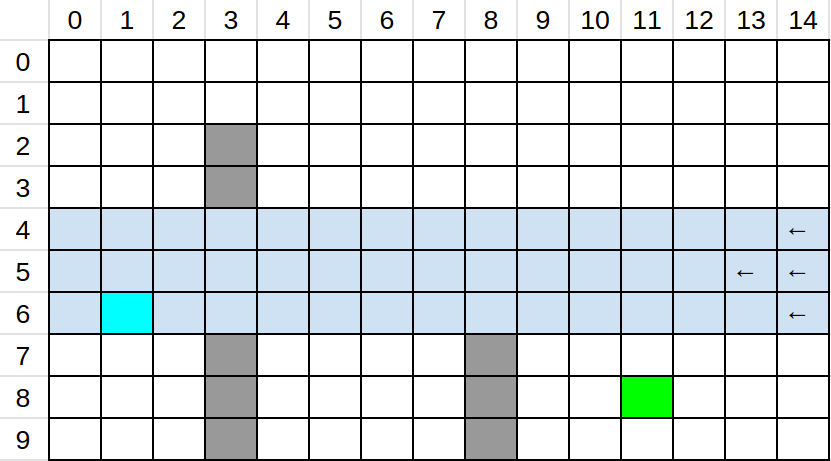
#> input picture grid.png, 831 x 461 px
$ jupyter execute --allow-errors agent.ipynb
#> lines starting #> are read from the running program, lines starting #| are printed output that depends on the picture
[cell 1]
import gridworld
import numpy as np


#> (the rest of this cell did not finish here and is left out)

[cell 2]
def assign_value(current_state):
    action_values=np.array([0,0,0,0])
    for action in world.ACTIONS:
        new_state,reward=world.step(current_state,action)
        if(world.WIND[new_state[0]]==0):
            action_values[action]=reward+value_tables[new_state[0]][new_state[1]]
        else:
            if(action==0 or action==1):
                if(new_state[1]==current_state[1]):
                    state2=value_tables[new_state[0]][new_state[1]]
                    state8=value_tables[new_state[0]][max(0,new_state[1]-world.WIND[new_state[0]])]
                else:
                    state8=value_tables[new_state[0]][new_state[1]]
                    state2=value_tables[new_state[0]][current_state[1]]
            elif(action==3):
                if(current_state[1]==world.WORLD_WIDTH-1):
                    state2=value_tables[current_state[0]][current_state[1]]
                    state8=value_tables[current_state[0]][max(0,current_state[1]-world.WIND[current_state[0]])]
                else:
                    state2=value_tables[current_state[0]][current_state[1]+1]
                    state8=value_tables[current_state[0]][max(0,1+current_state[1]-world.WIND[current_state[0]])]
            elif(action==2):
                if(current_state[1]==0):
                    state2=value_tables[current_state[0]][current_state[1]]
                    state8=value_tables[current_state[0]][max(0,current_state[1]-world.WIND[current_state[0]])]
                else:
                    state2=value_tables[current_state[0]][current_state[1]-1]
                    state8=value_tables[current_state[0]][max(0,-1+current_state[1]-world.WIND[current_state[0]])]
            action_values[action]=reward+(1-world.WIND_PROB)*state2+(world.WIND_PROB)*state8
    max_val, max_action=action_values[0],0
    for i in range (4):
        if(action_values[i]>max_val): max_val,max_action=action_values[i],i
    return max_val,max_action

#> (a cell that did not finish here is left out)

#> (a cell that did not finish here is left out)

#> (a cell that did not finish here is left out)

#> (a cell that did not finish here is left out)

[cell 7]
import cv2 as cv

img=cv.imread("grid.png")
#> img is the input picture: shape (461, 831, 3); mean B, G, R 224.8, 222.2, 215.2
img=cv.resize(img,(1600,1100))
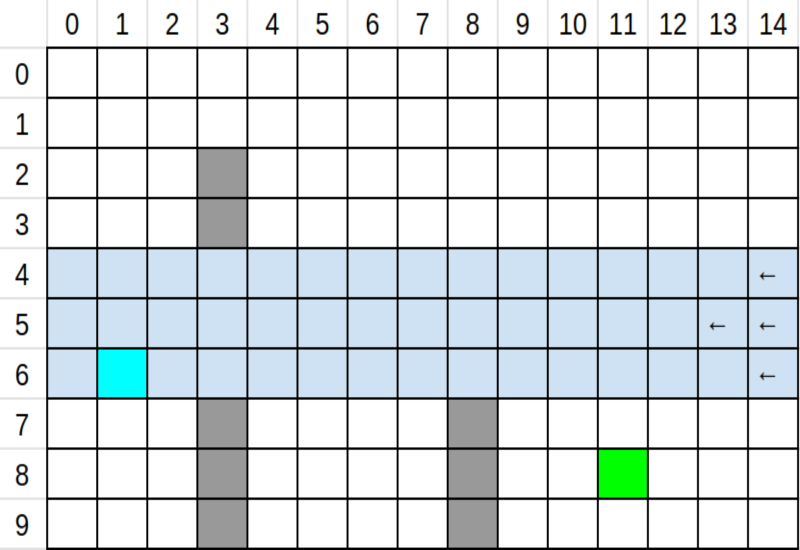
#> img: shape (1100, 1600, 3) (shown at 1/2 size); mean B, G, R 224.7, 222.2, 215.1
#> (the rest of this cell did not finish here and is left out)
